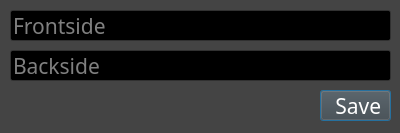
<?xml version="1.0" encoding="UTF-8"?>
<ui version="4.0">
 <class>OPTIONS_INDEX_CARD</class>
 <widget class="QDialog" name="OPTIONS_INDEX_CARD">
  <property name="geometry">
   <rect>
    <x>0</x>
    <y>0</y>
    <width>400</width>
    <height>133</height>
   </rect>
  </property>
  <property name="minimumSize">
   <size>
    <width>400</width>
    <height>133</height>
   </size>
  </property>
  <property name="maximumSize">
   <size>
    <width>400</width>
    <height>133</height>
   </size>
  </property>
  <property name="palette">
   <palette>
    <active>
     <colorrole role="WindowText">
      <brush brushstyle="SolidPattern">
       <color alpha="255">
        <red>255</red>
        <green>255</green>
        <blue>255</blue>
       </color>
      </brush>
     </colorrole>
     <colorrole role="Button">
      <brush brushstyle="SolidPattern">
       <color alpha="255">
        <red>68</red>
        <green>68</green>
        <blue>68</blue>
       </color>
      </brush>
     </colorrole>
     <colorrole role="Light">
      <brush brushstyle="SolidPattern">
       <color alpha="255">
        <red>102</red>
        <green>102</green>
        <blue>102</blue>
       </color>
      </brush>
     </colorrole>
     <colorrole role="Midlight">
      <brush brushstyle="SolidPattern">
       <color alpha="255">
        <red>85</red>
        <green>85</green>
        <blue>85</blue>
       </color>
      </brush>
     </colorrole>
     <colorrole role="Dark">
      <brush brushstyle="SolidPattern">
       <color alpha="255">
        <red>34</red>
        <green>34</green>
        <blue>34</blue>
       </color>
      </brush>
     </colorrole>
     <colorrole role="Mid">
      <brush brushstyle="SolidPattern">
       <color alpha="255">
        <red>45</red>
        <green>45</green>
        <blue>45</blue>
       </color>
      </brush>
     </colorrole>
     <colorrole role="Text">
      <brush brushstyle="SolidPattern">
       <color alpha="255">
        <red>255</red>
        <green>255</green>
        <blue>255</blue>
       </color>
      </brush>
     </colorrole>
     <colorrole role="BrightText">
      <brush brushstyle="SolidPattern">
       <color alpha="255">
        <red>255</red>
        <green>255</green>
        <blue>255</blue>
       </color>
      </brush>
     </colorrole>
     <colorrole role="ButtonText">
      <brush brushstyle="SolidPattern">
       <color alpha="255">
        <red>255</red>
        <green>255</green>
        <blue>255</blue>
       </color>
      </brush>
     </colorrole>
     <colorrole role="Base">
      <brush brushstyle="SolidPattern">
       <color alpha="255">
        <red>0</red>
        <green>0</green>
        <blue>0</blue>
       </color>
      </brush>
     </colorrole>
     <colorrole role="Window">
      <brush brushstyle="SolidPattern">
       <color alpha="255">
        <red>68</red>
        <green>68</green>
        <blue>68</blue>
       </color>
      </brush>
     </colorrole>
     <colorrole role="Shadow">
      <brush brushstyle="SolidPattern">
       <color alpha="255">
        <red>0</red>
        <green>0</green>
        <blue>0</blue>
       </color>
      </brush>
     </colorrole>
     <colorrole role="AlternateBase">
      <brush brushstyle="SolidPattern">
       <color alpha="255">
        <red>34</red>
        <green>34</green>
        <blue>34</blue>
       </color>
      </brush>
     </colorrole>
     <colorrole role="ToolTipBase">
      <brush brushstyle="SolidPattern">
       <color alpha="255">
        <red>255</red>
        <green>255</green>
        <blue>220</blue>
       </color>
      </brush>
     </colorrole>
     <colorrole role="ToolTipText">
      <brush brushstyle="SolidPattern">
       <color alpha="255">
        <red>0</red>
        <green>0</green>
        <blue>0</blue>
       </color>
      </brush>
     </colorrole>
    </active>
    <inactive>
     <colorrole role="WindowText">
      <brush brushstyle="SolidPattern">
       <color alpha="255">
        <red>255</red>
        <green>255</green>
        <blue>255</blue>
       </color>
      </brush>
     </colorrole>
     <colorrole role="Button">
      <brush brushstyle="SolidPattern">
       <color alpha="255">
        <red>68</red>
        <green>68</green>
        <blue>68</blue>
       </color>
      </brush>
     </colorrole>
     <colorrole role="Light">
      <brush brushstyle="SolidPattern">
       <color alpha="255">
        <red>102</red>
        <green>102</green>
        <blue>102</blue>
       </color>
      </brush>
     </colorrole>
     <colorrole role="Midlight">
      <brush brushstyle="SolidPattern">
       <color alpha="255">
        <red>85</red>
        <green>85</green>
        <blue>85</blue>
       </color>
      </brush>
     </colorrole>
     <colorrole role="Dark">
      <brush brushstyle="SolidPattern">
       <color alpha="255">
        <red>34</red>
        <green>34</green>
        <blue>34</blue>
       </color>
      </brush>
     </colorrole>
     <colorrole role="Mid">
      <brush brushstyle="SolidPattern">
       <color alpha="255">
        <red>45</red>
        <green>45</green>
        <blue>45</blue>
       </color>
      </brush>
     </colorrole>
     <colorrole role="Text">
      <brush brushstyle="SolidPattern">
       <color alpha="255">
        <red>255</red>
        <green>255</green>
        <blue>255</blue>
       </color>
      </brush>
     </colorrole>
     <colorrole role="BrightText">
      <brush brushstyle="SolidPattern">
       <color alpha="255">
        <red>255</red>
        <green>255</green>
        <blue>255</blue>
       </color>
      </brush>
     </colorrole>
     <colorrole role="ButtonText">
      <brush brushstyle="SolidPattern">
       <color alpha="255">
        <red>255</red>
        <green>255</green>
        <blue>255</blue>
       </color>
      </brush>
     </colorrole>
     <colorrole role="Base">
      <brush brushstyle="SolidPattern">
       <color alpha="255">
        <red>0</red>
        <green>0</green>
        <blue>0</blue>
       </color>
      </brush>
     </colorrole>
     <colorrole role="Window">
      <brush brushstyle="SolidPattern">
       <color alpha="255">
        <red>68</red>
        <green>68</green>
        <blue>68</blue>
       </color>
      </brush>
     </colorrole>
     <colorrole role="Shadow">
      <brush brushstyle="SolidPattern">
       <color alpha="255">
        <red>0</red>
        <green>0</green>
        <blue>0</blue>
       </color>
      </brush>
     </colorrole>
     <colorrole role="AlternateBase">
      <brush brushstyle="SolidPattern">
       <color alpha="255">
        <red>34</red>
        <green>34</green>
        <blue>34</blue>
       </color>
      </brush>
     </colorrole>
     <colorrole role="ToolTipBase">
      <brush brushstyle="SolidPattern">
       <color alpha="255">
        <red>255</red>
        <green>255</green>
        <blue>220</blue>
       </color>
      </brush>
     </colorrole>
     <colorrole role="ToolTipText">
      <brush brushstyle="SolidPattern">
       <color alpha="255">
        <red>0</red>
        <green>0</green>
        <blue>0</blue>
       </color>
      </brush>
     </colorrole>
    </inactive>
    <disabled>
     <colorrole role="WindowText">
      <brush brushstyle="SolidPattern">
       <color alpha="255">
        <red>34</red>
        <green>34</green>
        <blue>34</blue>
       </color>
      </brush>
     </colorrole>
     <colorrole role="Button">
      <brush brushstyle="SolidPattern">
       <color alpha="255">
        <red>68</red>
        <green>68</green>
        <blue>68</blue>
       </color>
      </brush>
     </colorrole>
     <colorrole role="Light">
      <brush brushstyle="SolidPattern">
       <color alpha="255">
        <red>102</red>
        <green>102</green>
        <blue>102</blue>
       </color>
      </brush>
     </colorrole>
     <colorrole role="Midlight">
      <brush brushstyle="SolidPattern">
       <color alpha="255">
        <red>85</red>
        <green>85</green>
        <blue>85</blue>
       </color>
      </brush>
     </colorrole>
     <colorrole role="Dark">
      <brush brushstyle="SolidPattern">
       <color alpha="255">
        <red>34</red>
        <green>34</green>
        <blue>34</blue>
       </color>
      </brush>
     </colorrole>
     <colorrole role="Mid">
      <brush brushstyle="SolidPattern">
       <color alpha="255">
        <red>45</red>
        <green>45</green>
        <blue>45</blue>
       </color>
      </brush>
     </colorrole>
     <colorrole role="Text">
      <brush brushstyle="SolidPattern">
       <color alpha="255">
        <red>34</red>
        <green>34</green>
        <blue>34</blue>
       </color>
      </brush>
     </colorrole>
     <colorrole role="BrightText">
      <brush brushstyle="SolidPattern">
       <color alpha="255">
        <red>255</red>
        <green>255</green>
        <blue>255</blue>
       </color>
      </brush>
     </colorrole>
     <colorrole role="ButtonText">
      <brush brushstyle="SolidPattern">
       <color alpha="255">
        <red>34</red>
        <green>34</green>
        <blue>34</blue>
       </color>
      </brush>
     </colorrole>
     <colorrole role="Base">
      <brush brushstyle="SolidPattern">
       <color alpha="255">
        <red>68</red>
        <green>68</green>
        <blue>68</blue>
       </color>
      </brush>
     </colorrole>
     <colorrole role="Window">
      <brush brushstyle="SolidPattern">
       <color alpha="255">
        <red>68</red>
        <green>68</green>
        <blue>68</blue>
       </color>
      </brush>
     </colorrole>
     <colorrole role="Shadow">
      <brush brushstyle="SolidPattern">
       <color alpha="255">
        <red>0</red>
        <green>0</green>
        <blue>0</blue>
       </color>
      </brush>
     </colorrole>
     <colorrole role="AlternateBase">
      <brush brushstyle="SolidPattern">
       <color alpha="255">
        <red>68</red>
        <green>68</green>
        <blue>68</blue>
       </color>
      </brush>
     </colorrole>
     <colorrole role="ToolTipBase">
      <brush brushstyle="SolidPattern">
       <color alpha="255">
        <red>255</red>
        <green>255</green>
        <blue>220</blue>
       </color>
      </brush>
     </colorrole>
     <colorrole role="ToolTipText">
      <brush brushstyle="SolidPattern">
       <color alpha="255">
        <red>0</red>
        <green>0</green>
        <blue>0</blue>
       </color>
      </brush>
     </colorrole>
    </disabled>
   </palette>
  </property>
  <property name="font">
   <font>
    <family>Calibri Light</family>
   </font>
  </property>
  <property name="windowTitle">
   <string>Options for Index Card</string>
  </property>
  <property name="windowIcon">
   <iconset>
    <normaloff>index_card/index_card.png</normaloff>index_card/index_card.png</iconset>
  </property>
  <widget class="QPushButton" name="save">
   <property name="enabled">
    <bool>true</bool>
   </property>
   <property name="geometry">
    <rect>
     <x>320</x>
     <y>90</y>
     <width>71</width>
     <height>31</height>
    </rect>
   </property>
   <property name="font">
    <font>
     <family>Calibri Light</family>
     <pointsize>16</pointsize>
    </font>
   </property>
   <property name="cursor">
    <cursorShape>ArrowCursor</cursorShape>
   </property>
   <property name="text">
    <string> Save</string>
   </property>
   <property name="icon">
    <iconset>
     <normaloff>general/dialog_ok.png</normaloff>general/dialog_ok.png</iconset>
   </property>
   <property name="iconSize">
    <size>
     <width>16</width>
     <height>16</height>
    </size>
   </property>
   <property name="shortcut">
    <string>Ctrl+S</string>
   </property>
  </widget>
  <widget class="QLineEdit" name="frontside">
   <property name="geometry">
    <rect>
     <x>10</x>
     <y>10</y>
     <width>381</width>
     <height>31</height>
    </rect>
   </property>
   <property name="font">
    <font>
     <family>Calibri Light</family>
     <pointsize>16</pointsize>
    </font>
   </property>
   <property name="placeholderText">
    <string>Frontside</string>
   </property>
  </widget>
  <widget class="QLineEdit" name="backside">
   <property name="geometry">
    <rect>
     <x>10</x>
     <y>50</y>
     <width>381</width>
     <height>31</height>
    </rect>
   </property>
   <property name="font">
    <font>
     <family>Calibri Light</family>
     <pointsize>16</pointsize>
    </font>
   </property>
   <property name="placeholderText">
    <string>Backside</string>
   </property>
  </widget>
 </widget>
 <tabstops>
  <tabstop>frontside</tabstop>
  <tabstop>backside</tabstop>
  <tabstop>save</tabstop>
 </tabstops>
 <resources/>
 <connections/>
</ui>
